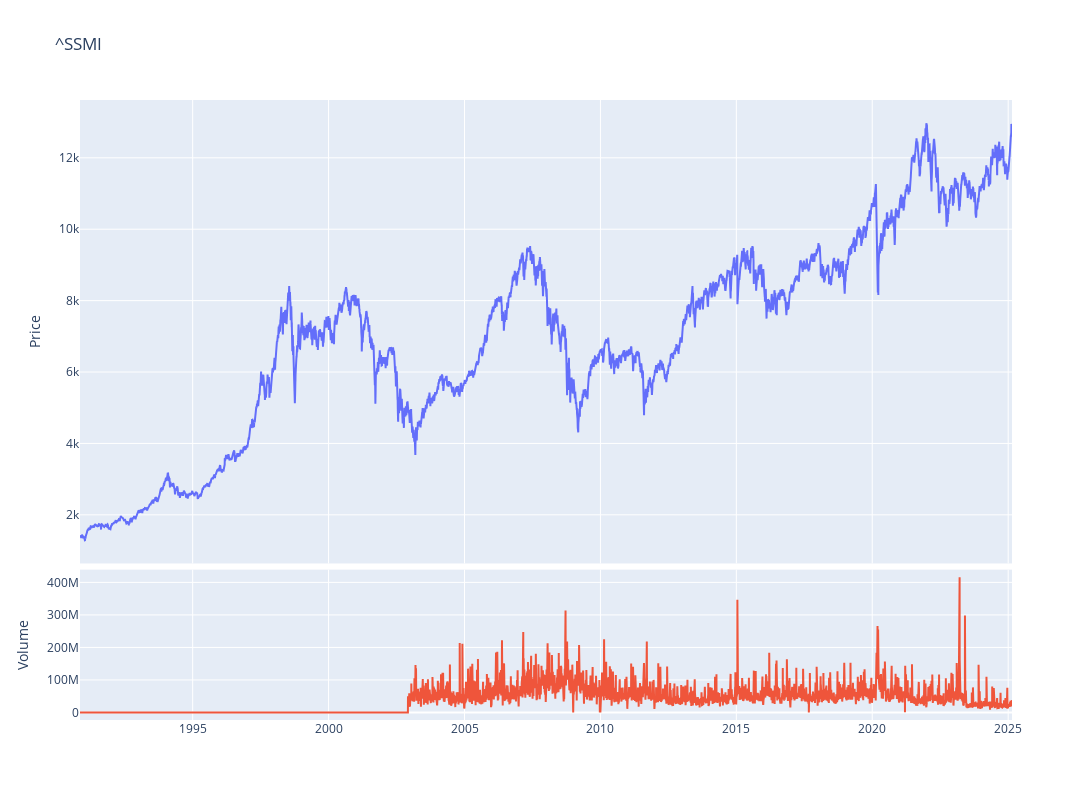

The notebook cell saved with this chart:
### Code cell
fig = make_subplots(rows=4, cols=1,shared_xaxes=True,vertical_spacing=0.01,specs=[[{'rowspan':3,'colspan':1}],[None],[None],[{'rowspan':1,'colspan':1}]])

# Graph (1,1)
fig.add_trace(go.Scatter(x=stock_ticker.index,y=stock_ticker['Adj Close'],mode="lines",name=f"{ticker}"),row=1, col=1)
# Update xaxis properties
fig.update_yaxes(title_text="Price", row=1, col=1)

# Graph (4,1)
fig.add_trace(go.Scatter(x=stock_ticker.index,y=stock_ticker['Volume'],mode="lines",name='Volume'),row=4, col=1)
fig.update_yaxes(title_text="Volume", row=4, col=1)

fig.update_layout(height=800, width=1300,showlegend=False,title=f"{ticker}")

fig.show()

### Figure 1 — Plotly figure (JSON) as saved in the notebook; plotly's stock layout.template omitted (floating-point values rounded to 4 significant figures; data arrays with more than 128 entries replaced by an {"elided": "..."} marker saying what was removed)
{"data": [{"mode": "lines", "name": "^SSMI", "type": "scatter", "x": {"elided": "8611 str values"}, "xaxis": "x", "y": {"elided": "8611 float values"}, "yaxis": "y"}, {"mode": "lines", "name": "Volume", "type": "scatter", "x": {"elided": "8611 str values"}, "xaxis": "x2", "y": {"elided": "8611 int values"}, "yaxis": "y2"}], "layout": {"height": 800, "showlegend": false, "title": {"text": "^SSMI"}, "width": 1300, "xaxis": {"anchor": "y", "domain": [0, 1], "matches": "x2", "showticklabels": false}, "xaxis2": {"anchor": "y2", "domain": [0, 1]}, "yaxis": {"anchor": "x", "domain": [0.2525, 1], "title": {"text": "Price"}}, "yaxis2": {"anchor": "x2", "domain": [0, 0.2425], "title": {"text": "Volume"}}}}
